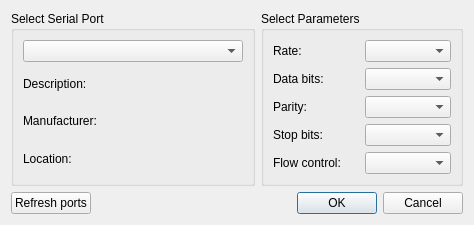
<?xml version="1.0" encoding="UTF-8"?>
<ui version="4.0">
 <class>serialSettingsDialog</class>
 <widget class="QDialog" name="serialSettingsDialog">
  <property name="geometry">
   <rect>
    <x>0</x>
    <y>0</y>
    <width>474</width>
    <height>210</height>
   </rect>
  </property>
  <property name="windowTitle">
   <string>Serial Settings</string>
  </property>
  <layout class="QGridLayout" name="gridLayout_3">
   <item row="0" column="0">
    <widget class="QGroupBox" name="selectBox">
     <property name="title">
      <string>Select Serial Port</string>
     </property>
     <layout class="QGridLayout" name="gridLayout">
      <item row="3" column="0">
       <widget class="QLabel" name="locationLabel">
        <property name="sizePolicy">
         <sizepolicy hsizetype="Expanding" vsizetype="Preferred">
          <horstretch>0</horstretch>
          <verstretch>0</verstretch>
         </sizepolicy>
        </property>
        <property name="minimumSize">
         <size>
          <width>220</width>
          <height>0</height>
         </size>
        </property>
        <property name="text">
         <string>Location:</string>
        </property>
       </widget>
      </item>
      <item row="0" column="0">
       <widget class="QComboBox" name="portsBox">
        <property name="sizePolicy">
         <sizepolicy hsizetype="Expanding" vsizetype="Fixed">
          <horstretch>0</horstretch>
          <verstretch>0</verstretch>
         </sizepolicy>
        </property>
        <property name="minimumSize">
         <size>
          <width>220</width>
          <height>0</height>
         </size>
        </property>
       </widget>
      </item>
      <item row="1" column="0">
       <widget class="QLabel" name="descriptionLabel">
        <property name="sizePolicy">
         <sizepolicy hsizetype="Expanding" vsizetype="Preferred">
          <horstretch>0</horstretch>
          <verstretch>0</verstretch>
         </sizepolicy>
        </property>
        <property name="minimumSize">
         <size>
          <width>220</width>
          <height>0</height>
         </size>
        </property>
        <property name="text">
         <string>Description:</string>
        </property>
       </widget>
      </item>
      <item row="2" column="0">
       <widget class="QLabel" name="manufacturerLabel">
        <property name="sizePolicy">
         <sizepolicy hsizetype="Expanding" vsizetype="Preferred">
          <horstretch>0</horstretch>
          <verstretch>0</verstretch>
         </sizepolicy>
        </property>
        <property name="minimumSize">
         <size>
          <width>220</width>
          <height>0</height>
         </size>
        </property>
        <property name="text">
         <string>Manufacturer:</string>
        </property>
       </widget>
      </item>
     </layout>
    </widget>
   </item>
   <item row="1" column="1">
    <widget class="QDialogButtonBox" name="buttonBox">
     <property name="standardButtons">
      <set>QDialogButtonBox::Cancel|QDialogButtonBox::Ok</set>
     </property>
    </widget>
   </item>
   <item row="0" column="1">
    <widget class="QGroupBox" name="parametersBox">
     <property name="title">
      <string>Select Parameters</string>
     </property>
     <layout class="QGridLayout" name="gridLayout_2">
      <item row="0" column="0">
       <widget class="QLabel" name="rateLabel">
        <property name="sizePolicy">
         <sizepolicy hsizetype="Preferred" vsizetype="Preferred">
          <horstretch>0</horstretch>
          <verstretch>0</verstretch>
         </sizepolicy>
        </property>
        <property name="text">
         <string>Rate:</string>
        </property>
       </widget>
      </item>
      <item row="0" column="1">
       <widget class="QComboBox" name="rateBox">
        <property name="sizePolicy">
         <sizepolicy hsizetype="Preferred" vsizetype="Fixed">
          <horstretch>0</horstretch>
          <verstretch>0</verstretch>
         </sizepolicy>
        </property>
       </widget>
      </item>
      <item row="1" column="0">
       <widget class="QLabel" name="dataBitsLabel">
        <property name="sizePolicy">
         <sizepolicy hsizetype="Preferred" vsizetype="Preferred">
          <horstretch>0</horstretch>
          <verstretch>0</verstretch>
         </sizepolicy>
        </property>
        <property name="text">
         <string>Data bits:</string>
        </property>
       </widget>
      </item>
      <item row="1" column="1">
       <widget class="QComboBox" name="dataBitsBox">
        <property name="sizePolicy">
         <sizepolicy hsizetype="Preferred" vsizetype="Fixed">
          <horstretch>0</horstretch>
          <verstretch>0</verstretch>
         </sizepolicy>
        </property>
       </widget>
      </item>
      <item row="2" column="0">
       <widget class="QLabel" name="parityLabel">
        <property name="sizePolicy">
         <sizepolicy hsizetype="Preferred" vsizetype="Preferred">
          <horstretch>0</horstretch>
          <verstretch>0</verstretch>
         </sizepolicy>
        </property>
        <property name="text">
         <string>Parity:</string>
        </property>
       </widget>
      </item>
      <item row="2" column="1">
       <widget class="QComboBox" name="parityBox">
        <property name="sizePolicy">
         <sizepolicy hsizetype="Preferred" vsizetype="Fixed">
          <horstretch>0</horstretch>
          <verstretch>0</verstretch>
         </sizepolicy>
        </property>
       </widget>
      </item>
      <item row="3" column="0">
       <widget class="QLabel" name="stopBitsLabel">
        <property name="sizePolicy">
         <sizepolicy hsizetype="Preferred" vsizetype="Preferred">
          <horstretch>0</horstretch>
          <verstretch>0</verstretch>
         </sizepolicy>
        </property>
        <property name="text">
         <string>Stop bits:</string>
        </property>
       </widget>
      </item>
      <item row="3" column="1">
       <widget class="QComboBox" name="stopBitsBox">
        <property name="sizePolicy">
         <sizepolicy hsizetype="Preferred" vsizetype="Fixed">
          <horstretch>0</horstretch>
          <verstretch>0</verstretch>
         </sizepolicy>
        </property>
       </widget>
      </item>
      <item row="4" column="0">
       <widget class="QLabel" name="flowControlLabel">
        <property name="sizePolicy">
         <sizepolicy hsizetype="Preferred" vsizetype="Preferred">
          <horstretch>0</horstretch>
          <verstretch>0</verstretch>
         </sizepolicy>
        </property>
        <property name="text">
         <string>Flow control:</string>
        </property>
       </widget>
      </item>
      <item row="4" column="1">
       <widget class="QComboBox" name="flowControlBox">
        <property name="sizePolicy">
         <sizepolicy hsizetype="Preferred" vsizetype="Fixed">
          <horstretch>0</horstretch>
          <verstretch>0</verstretch>
         </sizepolicy>
        </property>
       </widget>
      </item>
     </layout>
    </widget>
   </item>
   <item row="1" column="0">
    <layout class="QHBoxLayout" name="horizontalLayout">
     <property name="spacing">
      <number>0</number>
     </property>
     <item>
      <widget class="QPushButton" name="pushbutton_refresh">
       <property name="text">
        <string>Refresh ports</string>
       </property>
      </widget>
     </item>
     <item>
      <spacer name="horizontalSpacer">
       <property name="orientation">
        <enum>Qt::Horizontal</enum>
       </property>
       <property name="sizeHint" stdset="0">
        <size>
         <width>40</width>
         <height>20</height>
        </size>
       </property>
      </spacer>
     </item>
    </layout>
   </item>
  </layout>
 </widget>
 <resources/>
 <connections/>
</ui>
